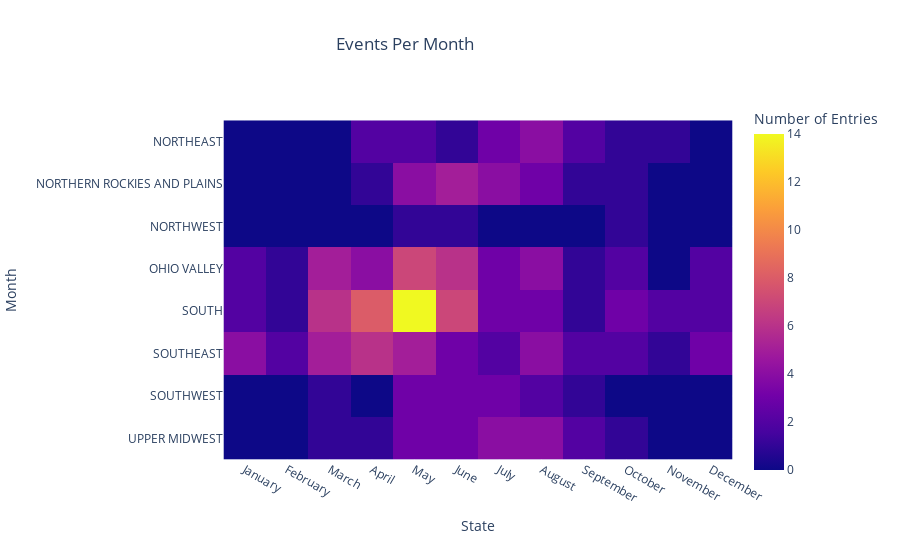

This figure's notebook cell:
### Code cell
fig = px.imshow(
    sample_matrix,
    labels={'x': 'State', 'y': 'Month', 'color': 'Number of Entries'},
    title='Tornado Events by Month and State'
)

fig.update_layout(
    title={
        'text': "Events Per Month",
        'x': 0.45,
        'xanchor': 'center'
        }
) 
# Show the heatmap
fig.show()

### Figure 1 — Plotly figure (JSON) as saved in the notebook; plotly's stock layout.template omitted (floating-point values rounded to 4 significant figures)
{"data": [{"coloraxis": "coloraxis", "hovertemplate": "State: %{x}<br>Month: %{y}<br>Number of Entries: %{z}<extra></extra>", "name": "0", "type": "heatmap", "x": ["January", "February", "March", "April", "May", "June", "July", "August", "September", "October", "November", "December"], "xaxis": "x", "y": ["NORTHEAST", "NORTHERN ROCKIES AND PLAINS", "NORTHWEST", "OHIO VALLEY", "SOUTH", "SOUTHEAST", "SOUTHWEST", "UPPER MIDWEST"], "yaxis": "y", "z": [[0, 0, 0, 2, 2, 1, 3, 4, 2, 1, 1, 0], [0, 0, 0, 1, 4, 5, 4, 3, 1, 1, 0, 0], [0, 0, 0, 0, 1, 1, 0, 0, 0, 1, 0, 0], [2, 1, 5, 4, 7, 6, 3, 4, 1, 2, 0, 2], [2, 1, 6, 8, 14, 7, 3, 3, 1, 3, 2, 2], [4, 2, 5, 6, 5, 3, 2, 4, 2, 2, 1, 3], [0, 0, 1, 0, 3, 3, 3, 2, 1, 0, 0, 0], [0, 0, 1, 1, 3, 3, 4, 4, 2, 1, 0, 0]]}], "layout": {"coloraxis": {"colorbar": {"title": {"text": "Number of Entries"}}, "colorscale": [[0, "#0d0887"], [0.1111, "#46039f"], [0.2222, "#7201a8"], [0.3333, "#9c179e"], [0.4444, "#bd3786"], [0.5556, "#d8576b"], [0.6667, "#ed7953"], [0.7778, "#fb9f3a"], [0.8889, "#fdca26"], [1, "#f0f921"]]}, "title": {"text": "Events Per Month", "x": 0.45, "xanchor": "center"}, "xaxis": {"anchor": "y", "constrain": "domain", "domain": [0, 1], "scaleanchor": "y", "title": {"text": "State"}}, "yaxis": {"anchor": "x", "autorange": "reversed", "constrain": "domain", "domain": [0, 1], "title": {"text": "Month"}}}}
